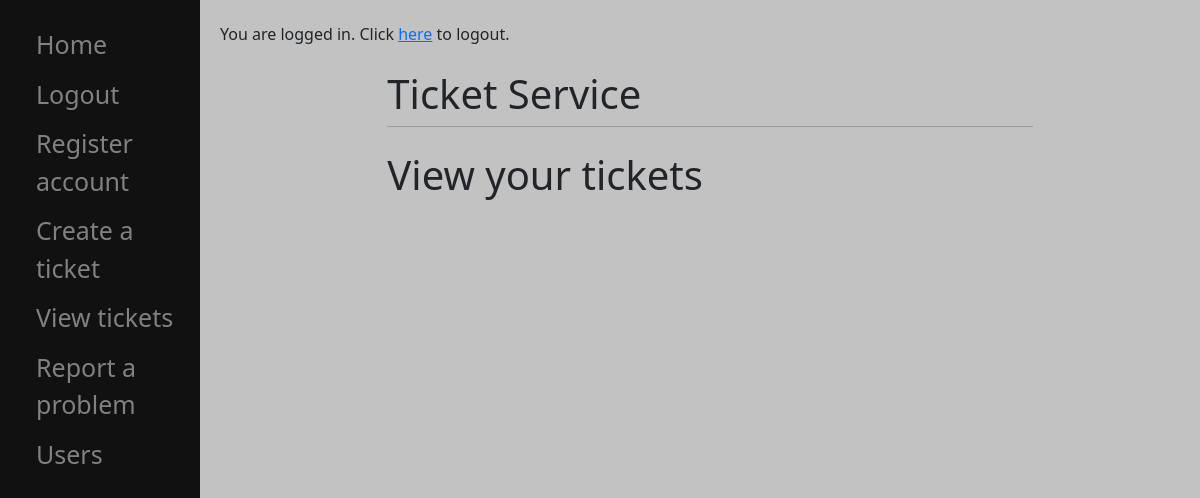
The app's page /view/ (signed in), older data.
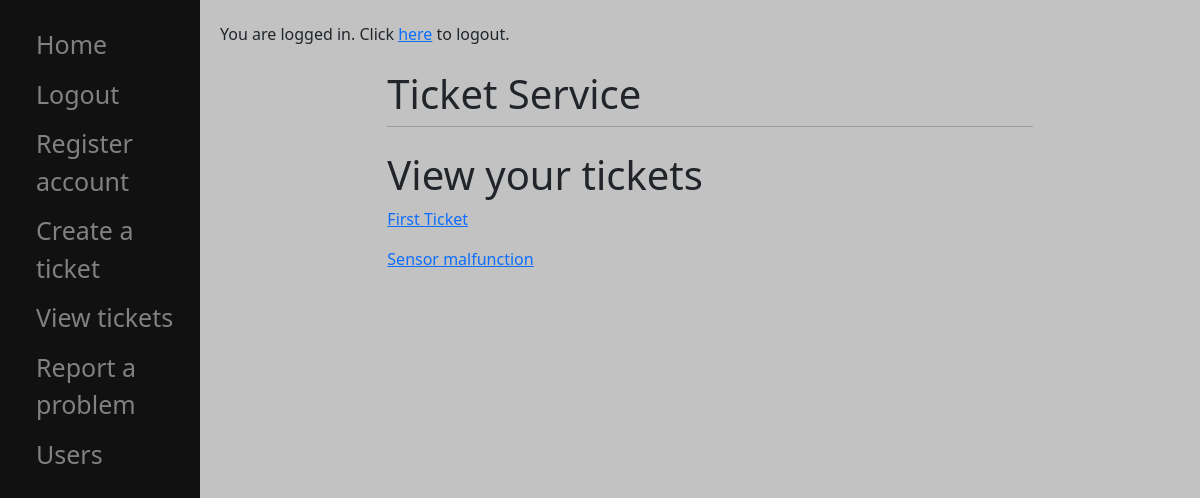
The same page, newer data.
### main/models.py (models this page shows)
class Ticket(models.Model):
    name = models.CharField(max_length=200)
    user = models.ForeignKey(User, on_delete=models.CASCADE, related_name="ticket", null=True)

### main/views.py (the view)
# urls.py: path('view/', views.view, name='view'),
def view(response):
    return render(response, 'main/view.html', {})

### main/templates/main/view.html (shortened to what this page needs)
{% extends 'main/base.html' %}
{% block content %}
    <h1>View your tickets</h1>
    {% for td in user.ticket.all %}
        <p><a href="/{{td.id}}">{{td.name}}</a></p>
    {% endfor %}
{% endblock %}

### main/templates/main/base.html (shortened to what this page needs)
<!doctype html>
<html>
<head>
    <link href="https://cdn.jsdelivr.net/npm/bootstrap@5.1.3/dist/css/bootstrap.min.css" rel="stylesheet">
</head>
<body>
    <div class="sidenav">
        <a href="/">Home</a>
		{% if user.is_authenticated %}
            <a href="/logout">Logout</a>
		{% else %}
            <a href="/login">Login</a>
		{% endif %}
        <a href="/register">Register account</a>
        <a href="/create">Create a ticket</a>
        <a href="/view">View tickets</a>
        <a href="/report">Report a problem</a>
        <a href="/users">Users</a>
	</div>
	{% if user.is_authenticated %}
	<p>You are logged in. Click <a href='/logout'>here</a> to logout.</p>
	{% else %}
		<p>You are logged out. Click <a href='/login'>here</a> to login.</p>
	{% endif %}
	<div id="content" name="content" class="main">
		<div class="row justify-content-center">
			<div class="col-8">
				<h1 class="mt-2">Ticket Service</h1>
				<hr class="mt-0 mb-4">
				{% block content %}
				{% endblock %}
			</div>
		</div>
	</div>
</body>
</html>

### main/templates/main/base.html (style rules this page uses)
.sidenav { height:100%; width:200px; position: fixed; z-index:1; top:0; left:0; background-color:#111; overflow-x: :hidden; padding-top:20px; }
.sidenav a { padding:6px 8px 6px 36px; text-decoration: none; font-size:25px; color: #818181; display: block; }
body { margin-left:220px; padding-top: 22px; background-color: #c2c2c2; }

Row changes from the older to the newer data that the page shows:
added Ticket: name "First Ticket"
added Ticket: name "Sensor malfunction"
